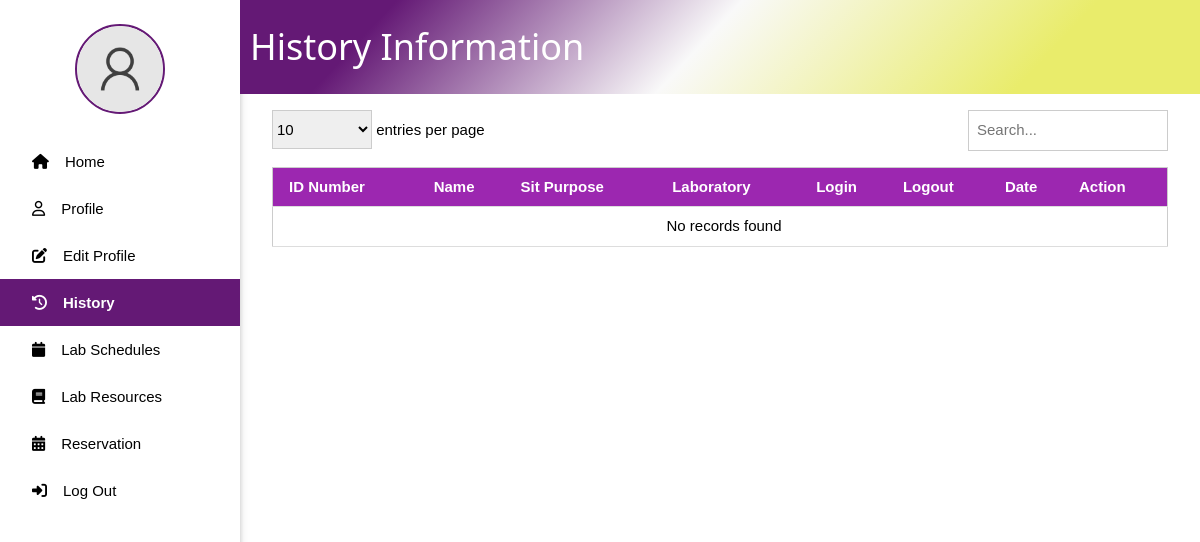
Page /history.php (signed in) on the earlier database version.
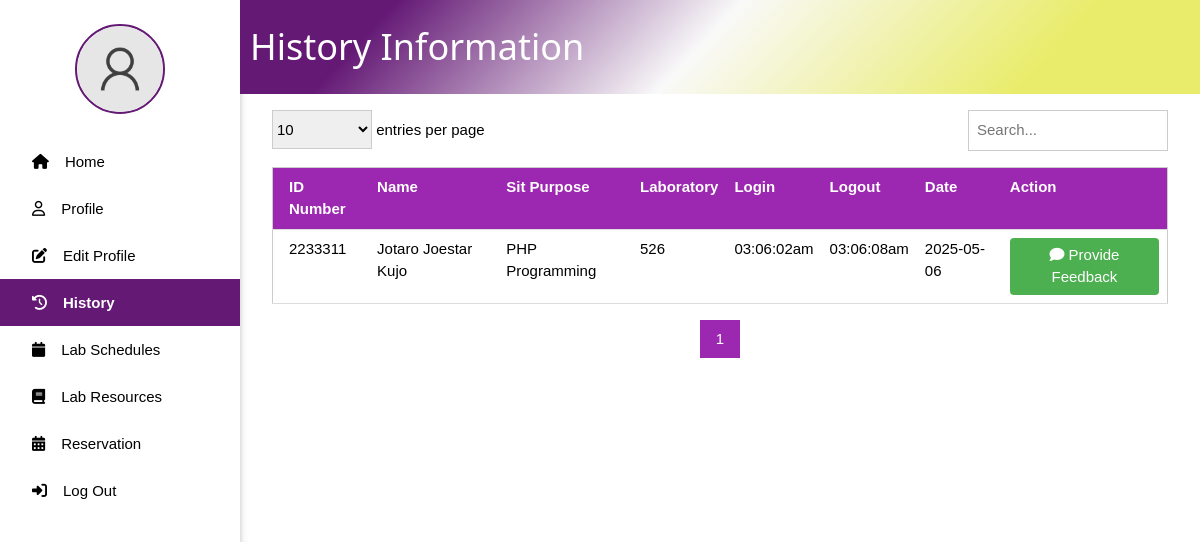
Same page on the later database version.
### tables this page shows
CREATE TABLE `sitin_records` (
  `ID` int(11) NOT NULL,
  `IDNO` int(11) NOT NULL,
  `PURPOSE` varchar(255) NOT NULL,
  `LABORATORY` varchar(255) NOT NULL,
  `TIME_IN` datetime NOT NULL DEFAULT current_timestamp(),
  `TIME_OUT` datetime DEFAULT NULL
);

### history.php (the view, shortened to what the changed rows need)
<?php
include 'connect.php';
$user = isset($_SESSION['user']) ? $_SESSION['user'] : null;
$records_per_page = isset($_GET['entries']) ? (int)$_GET['entries'] : 10;
$page = isset($_GET['page']) ? (int)$_GET['page'] : 1;
$offset = ($page - 1) * $records_per_page;
$search = isset($_GET['search']) ? $conn->real_escape_string($_GET['search']) : '';
$search_condition = " WHERE s.IDNO = " . $user['IDNO'] . " AND s.TIME_OUT IS NOT NULL";
$total_records_query = "SELECT COUNT(*) as count FROM sitin_records s" . $search_condition;
$total_records_result = $conn->query($total_records_query);
$total_records = $total_records_result->fetch_assoc()['count'];
$total_pages = ceil($total_records / $records_per_page);
$sql = "SELECT s.*,
        CONCAT(u.FIRSTNAME, ' ', COALESCE(u.MIDDLENAME, ''), ' ', u.LASTNAME) as NAME,
        f.ID as FEEDBACK_ID,
        f.RATING as FEEDBACK_RATING
        FROM sitin_records s
        LEFT JOIN user u ON s.IDNO = u.IDNO
        LEFT JOIN feedback f ON s.ID = f.SITIN_RECORD_ID AND f.STUDENT_ID = s.IDNO" .
        $search_condition .
        " ORDER BY s.TIME_IN DESC LIMIT $offset, $records_per_page";
$result = $conn->query($sql);
?>
<!DOCTYPE html>
<html lang="en">
<head>
    <link rel="stylesheet" href="w3.css">
    <link rel="stylesheet" href="side_nav.css">
</head>
<body>
    <div style="margin-left:20%">
        <div class="title_page w3-container" style="display: flex; align-items: center;">
            <h1 style="margin-left: 10px; color: #ffff;">History Information</h1>
        </div>
        <div class="w3-container w3-margin">
            <div class="w3-responsive">
                <table class="w3-table-all w3-margin-top">
                    <thead>
                        <tr class="w3-purple">
                            <th>ID Number</th>
                            <th>Name</th>
                            <th>Sit Purpose</th>
                            <th>Laboratory</th>
                            <th>Login</th>
                            <th>Logout</th>
                            <th>Date</th>
                            <th>Action</th>
                        </tr>
                    </thead>
                    <tbody>
                        <?php if ($result->num_rows > 0): ?>
                            <?php while($row = $result->fetch_assoc()): ?>
                                <tr>
                                    <td><?php echo htmlspecialchars($row['IDNO']); ?></td>
                                    <td><?php echo htmlspecialchars($row['NAME']); ?></td>
                                    <td><?php echo htmlspecialchars($row['PURPOSE']); ?></td>
                                    <td><?php echo htmlspecialchars($row['LABORATORY']); ?></td>
                                    <td><?php echo htmlspecialchars(date('h:i:sa', strtotime($row['TIME_IN']))); ?></td>
                                    <td><?php echo $row['TIME_OUT'] ? htmlspecialchars(date('h:i:sa', strtotime($row['TIME_OUT']))) : ''; ?></td>
                                    <td><?php echo htmlspecialchars(date('Y-m-d', strtotime($row['TIME_IN']))); ?></td>
                                    <td>
                                        <?php if ($row['FEEDBACK_ID']): ?>
                                            <button class="w3-button w3-disabled w3-light-grey" disabled>
                                                <i class="fa-solid fa-check"></i> Feedback Submitted
                                            </button>
                                        <?php else: ?>
                                            <button class="feedback-btn" onclick="provideFeedback('<?php echo $row['ID']; ?>')">
                                                <i class="fa-solid fa-comment"></i> Provide Feedback
                                            </button>
                                        <?php endif; ?>
                                    </td>
                                </tr>
                            <?php endwhile; ?>
                        <?php else: ?>
                            <tr>
                                <td colspan="8" class="w3-center">No records found</td>
                            </tr>
                        <?php endif; ?>
                    </tbody>
                </table>
            </div>
            <div class="w3-center w3-margin-top">
                <div class="w3-bar">
                    <?php
                    $start_page = max(1, $page - 2);
                    $end_page = min($total_pages, $page + 2);
                    for ($i = $start_page; $i <= $end_page; $i++):
                    ?>
                        <a href="?page=<?php echo $i; ?>&entries=<?php echo $records_per_page; ?>&search=<?php echo urlencode($search); ?>"
                           class="w3-button <?php echo $i == $page ? 'w3-purple' : ''; ?>"><?php echo $i; ?></a>
                    <?php endfor; ?>
                </div>
            </div>
        </div>
    </div>
</body>
</html>

Differences in the rows shown:
added sitin_records: IDNO "2233311", NAME "Jotaro Joestar Kujo", PURPOSE "PHP Programming", LABORATORY "526", TIME_IN "03:06:02am", TIME_OUT "03:06:08am", TIME_IN "2025-05-06"
Other differences:
new list line: "1"
text no longer shown: "No records found"
